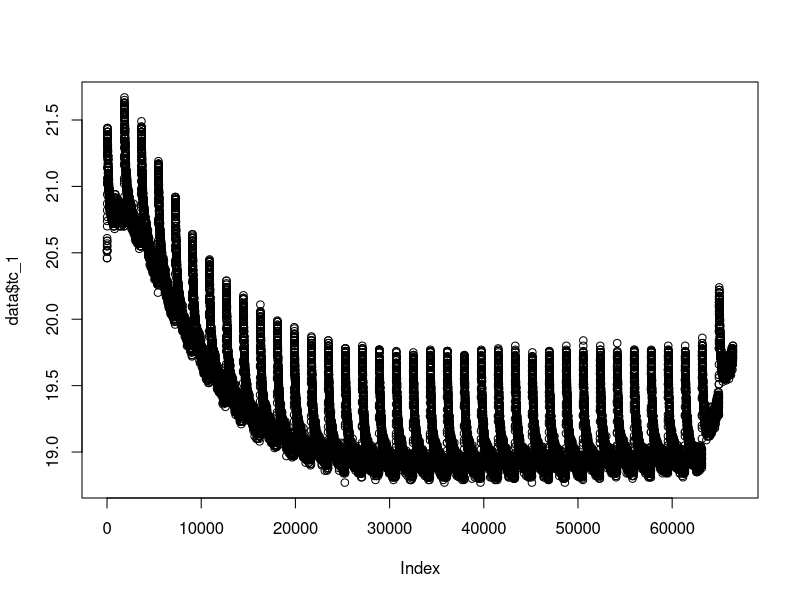
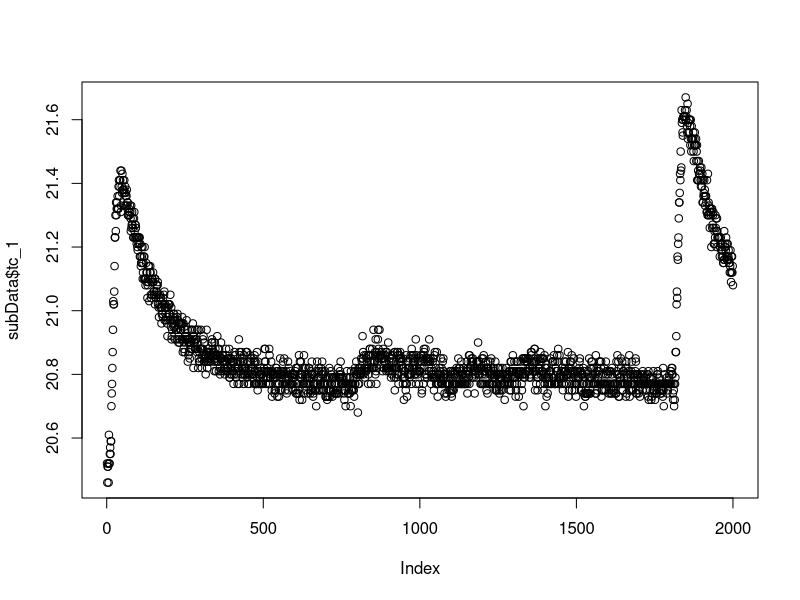
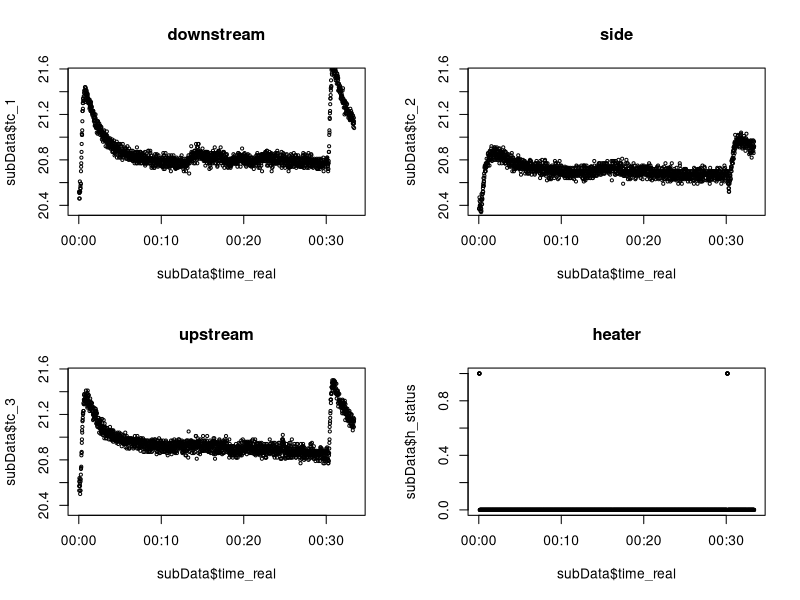

Reproduce these figures in R, in order.
setwd("~/Documents/Projects/UAF/sap-flux/data/20161024-overnight_650mA//")
##--Load In Data--##
## 650 mA current
## 7.5 volts feeding
## 10.2 ohms
## 11.53 ohms including switching circuit
## tip120 forward resistance == 1.3 ohms

data = data.frame(read.csv("Data22.csv"))
#check to make sure this is correct
names(data) <- c("time", "tc_1", "tc_2", "tc_3", "h_status") 
##tc_1 is upStream
##tc_2 is sideStream
##tc_3 is downStream
data$time_real = as.POSIXct(data$time, origin="1970-01-01") #Convert time to POSIX
for (i in 1:length(data$time)) {
  data$log_interval[i] = data$time[i+1] - data$time[i]
}
#plot all of Upstream
par(mfrow=c(1,1))
plot(data$tc_1)
#plot single event of Upstream
start = (30*60)*0
#end = start+400
end =- start+2000
subData = data[start:end,]
min = min(subData$tc_1) - 0.1
#max = max(subData$tc_1) + 0.1
max = min + 1.2
par(mfrow=c(1,1))
plot(subData$tc_1)
#Plot all 4 Sensors
par(mfrow=c(2,2))
plot(subData$tc_1~subData$time_real, type='p', pch=1, cex=.5, ylim=c(min, max), main="downstream")
plot(subData$tc_2~subData$time_real, type='p', pch=1, cex=.5, ylim=c(min, max), main="side")
plot(subData$tc_3~subData$time_real, type='p', pch=1, cex=.5, ylim=c(min, max), main="upstream")
plot(subData$h_status~subData$time_real, type='p', pch=1, cex=.5, ylim=c(0, 1), main="heater")

max(subData$tc_1)
max(subData$tc_3)
max(subData$tc_2)
